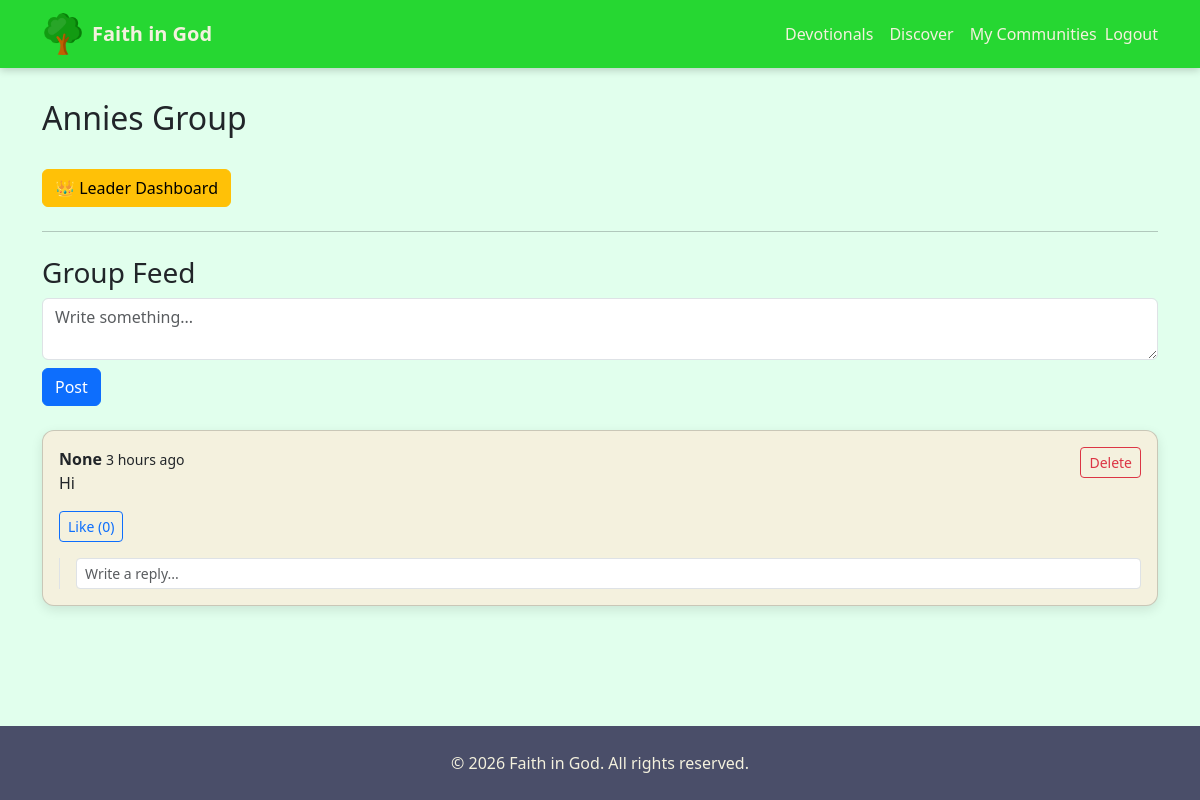
Before: /groups/3/ (signed in) with the older database file.
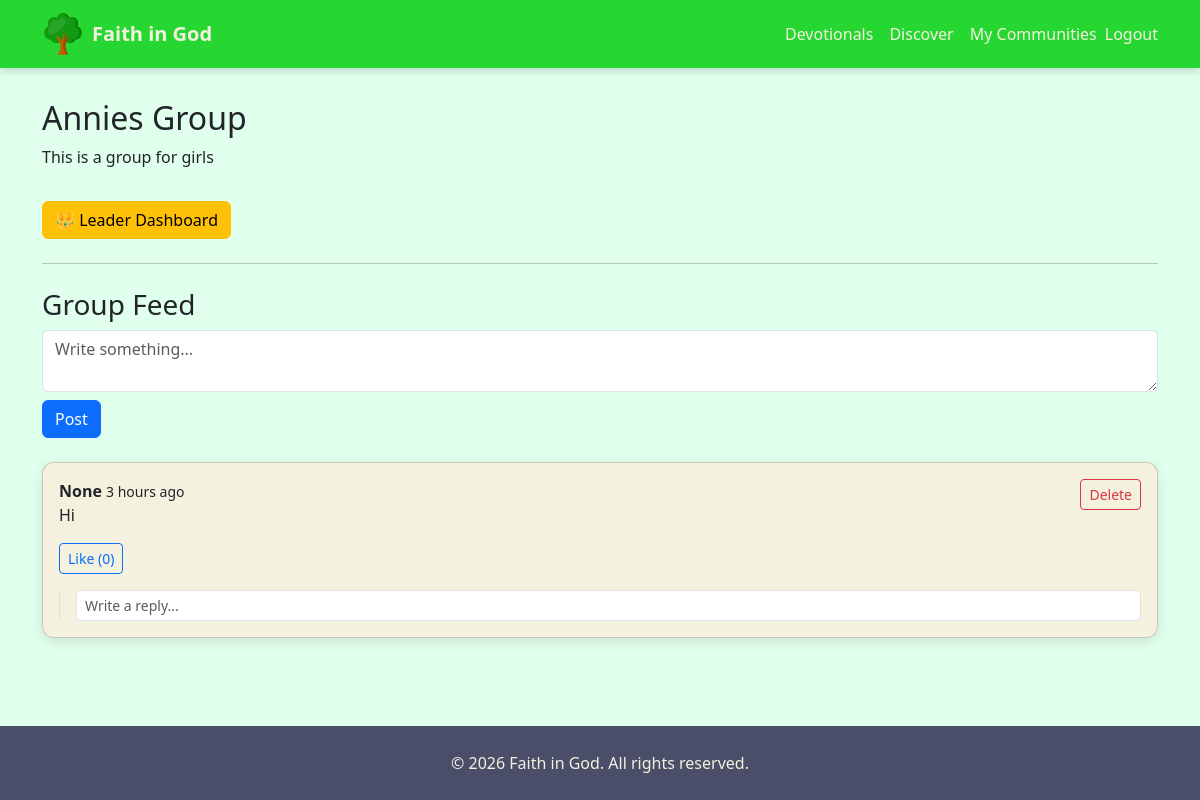
After: the same page with the newer database file.
### engagement/models.py (models this page shows, shortened)
class Group(models.Model):
    GROUP_TYPES = [
        ("small", "Small Group"),
    ]
    name = models.CharField(max_length=200)
    description = models.TextField(blank=True)
    leader = models.ForeignKey(
        User, on_delete=models.SET_NULL, null=True, related_name="led_groups"
    )
    group_type = models.CharField(
        max_length=20, choices=GROUP_TYPES, default="small"
    )
    created_at = models.DateTimeField(auto_now_add=True)
    is_active = models.BooleanField(default=True)
    image = models.ImageField(
        upload_to="groups/",
        blank=True,
        null=True,
        validators=[validate_file_size]
    )
    def next_meeting(self):
        return self.meetings.filter(
            start_time__gte=timezone.now()
        ).order_by('start_time').first()
    class Meta:
        verbose_name = "Church Group"
        verbose_name_plural = "Church Groups"

### engagement/views.py (the view, shortened to what this page needs)
# urls.py: path("<int:group_id>/", views.group_detail, name="group_detail"),
@login_required
def group_detail(request, group_id):
    group = get_object_or_404(Group, id=group_id)
    is_member = GroupMember.objects.filter(
        user=request.user,
        group=group
    ).exists()
    posts = GroupPost.objects.filter(
        group=group
    ).prefetch_related("replies", "likes", "author")
    return render(request, "engagement/group_detail.html", {
        "group": group,
        "is_member": is_member,
        "posts": posts,
    })

### content/context_processors.py (called while the page is built)
def global_updates(request):
    updates = Update.objects.filter(is_published=True).order_by("-created_at")
    return {"global_updates": updates}

### engagement/context_processors.py (called while the page is built)
def next_meeting(request):
    if not request.user.is_authenticated:
        return {}
    meeting = Meeting.objects.filter(
        group__members__user=request.user,
        group__members__is_active=True,
        start_time__gte=timezone.now()
    ).order_by("start_time").first()
    return {
        "next_group_meeting": meeting
    }

def user_groups(request):
    if request.user.is_authenticated:
        groups = GroupMember.objects.filter(
            user=request.user,
            is_active=True
        ).select_related("group")
        return {"user_groups": [gm.group for gm in groups]}
    return {}

def pending_invitations(request):
    if request.user.is_authenticated:
        invites = GroupInvitation.objects.filter(
            invited_user=request.user,
            accepted=False
        ).select_related("group")
        return {
            "pending_invites": invites,
            "pending_invites_count": invites.count()
        }
    return {}

### engagement/templates/engagement/group_detail.html (shortened to what this page needs)
{% extends "base.html" %}
{% load static humanize %}
{% block content %}
<h2>{{ group.name }}</h2>
<p>{{ group.description }}</p>
{% if group.leader_id == user.id %}
    <a href="{% url 'engagement:leader_dashboard' group.id %}"
       class="btn btn-warning mt-3">
        👑 Leader Dashboard
    </a>
{% endif %}
<hr class="my-4">
{% if is_member %}
<h3>Group Feed</h3>
<form method="post" class="mb-4">
    <textarea name="post_content" class="form-control mb-2" placeholder="Write something..." rows="2"></textarea>
    <button type="submit" class="btn btn-primary">Post</button>
</form>
{% else %}
<p class="text-muted">You must join the group to post or comment.</p>
{% endif %}
{% for post in posts %}
<div class="card mb-3">
    <div class="card-body">
        <strong>{{ post.author.username }}</strong>
        <small>{{ post.created_at|naturaltime }}</small>
        {% if post.author == user %}
            <a href="{% url 'engagement:delete_post' post.id %}" class="btn btn-sm btn-outline-danger float-end">Delete</a>
        {% endif %}
        <p>{{ post.content }}</p>
        <form method="post" action="{% url 'engagement:toggle_like' post.id %}" class="d-inline">
            <button type="submit" class="btn btn-sm btn-outline-primary">
                Like ({{ post.likes.count }})
            </button>
        </form>
        <div class="mt-3 ps-3 border-start">
            {% if is_member %}
            <form method="post">
                <input type="text" name="reply_content" class="form-control form-control-sm" placeholder="Write a reply...">
            </form>
            {% endif %}
        </div>
    </div>
</div>
{% empty %}
<p>No posts yet.</p>
{% endfor %}
{% endblock %}

Changed rows visible on the page:
changed Group "Annies Group": description (not shown) → "This is a group for girls"
